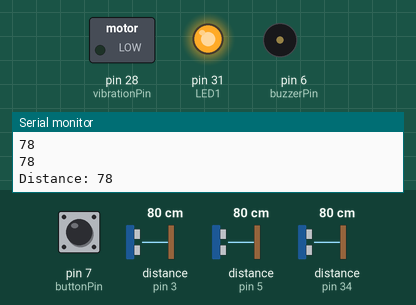
The sketch below on a simulated Arduino Mega 2560, built with avr-gcc and run on an emulated ATmega2560. Shown: switched loads named in the sketch (green lamp = pin HIGH), output pins drawn as LEDs (lit = HIGH), buzzer (waves = sounding, pin HIGH), the last lines printed to the serial monitor. Wiring (inferred from the names in the program): 2 × ultrasonic range finder: trigger pin 2, echo pin 3 / trigger pin 4, echo pin 5. Dashed ring = blinking. The inputs (shaded band) are chosen by the test bench; at power-on: distance to the obstacle (sensors on pin 5, pin 3, pin 34) 80 cm, pin 7 (buttonPin) HIGH. The echo pulse lasts 58.3 µs per cm; pins used as bus, display or sensor lines are not drawn.

Above: at 3.2 s.
3.3 s: distance to the obstacle (sensor on pin 5) set to 2 cm
At 4.1 s:
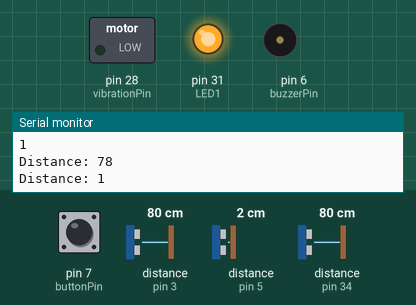
7.4 s: pin 7 (buttonPin) pulled LOW for 1.2 s
At 7.75 s:
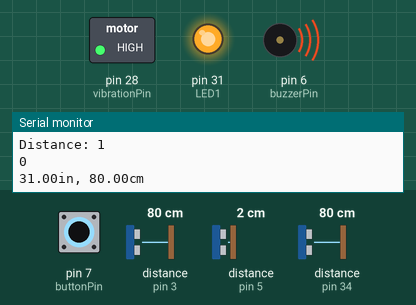
Timing chart, 0 to 16.9 s (numbered marks = the images above; inputs shaded):
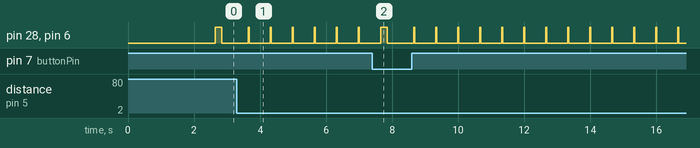

Measured:
- after the input at 3.3 s, pin 28 (vibrationPin), pin 6 (buzzerPin): alternates HIGH for 0.03 s and LOW for 0.64 s, starting after 0.38 s

The sketch:

Main_code.ino
```cpp
// Top Left Sensor Pins
// Input int according to the connections
const int topLeftTrigPin = 2;
const int topLeftEchoPin = 3;

// Top Right Sensor Pins
const int topRightTrigPin = 4;
const int topRightEchoPin = 5;

// Bottom Sensor Pins
const int bottomPin = 34;

//Buzzer Pin
const int buzzerPin = 6;

// Vibration Module Pin
const int vibrationPin = 28;

// Push Button Pin
const int buttonPin = 7;

// LED
const int LED1 = 31;

// Setting up the type of the communication the pin will be doing with Arduino.
void setup() {
  Serial.begin(9600);
  pinMode(topLeftTrigPin, OUTPUT);
  pinMode(topLeftEchoPin, INPUT);
  pinMode(topRightTrigPin, OUTPUT);
  pinMode(topRightEchoPin, INPUT);
  pinMode(buttonPin, INPUT);
  pinMode(vibrationPin, OUTPUT);
  pinMode(buzzerPin, OUTPUT);
  pinMode(LED1, OUTPUT);
  digitalWrite(LED1, HIGH);

  Serial.println("Welcome to the smart walking stick user interface. ");
  Serial.println("Hope you liked the musical greeting. ");
  delay(2000);
}

void loop() {

boolean isActive = true;
int buttonState = 1;

  int topLeftDistance = ultrasonicDistance(topLeftTrigPin, topLeftEchoPin);
  int topRightDistance = ultrasonicDistance(topRightTrigPin, topRightEchoPin);

  double bottomDistance;
  buttonState = digitalRead(buttonPin);
  Serial.println(buttonState);
  if(buttonState == LOW) {
    isActive = false;
    bottomDistance = pushButtonSensor();
    feedbackLower(bottomDistance);
  }

  if((topLeftDistance <= 100 || topRightDistance <= 100) && isActive) {
    // add audio file functionality
    feedbackUpper(topLeftDistance, topRightDistance);
  }
}

// Takes ints for the pin numbers of the echo pin and trig pin. Calculates
// the distance of the object from the sensor every 1 second and prints out
// the distance to the serial monitor. Returns the distance.
int ultrasonicDistance(int trigPin, int echoPin) {
  long duration;
  int distance;

  digitalWrite(trigPin, LOW);
  delayMicroseconds(2);
// Sets the trigPin on HIGH state for 10 micro seconds
  digitalWrite(trigPin, HIGH);
  delayMicroseconds(10);
  digitalWrite(trigPin, LOW);
// Reads the echoPin, returns the sound wave travel time in microseconds
  duration = pulseIn(echoPin, HIGH);
// Calculating the distance
  distance= duration*0.034/2;
  Serial.print("Distance: ");
  Serial.println(distance);
  delay(300);
  return distance;
}

void feedbackLower(double bottomDistance) {
  if(bottomDistance <= 20) {
    digitalWrite(buzzerPin, HIGH);
    digitalWrite(vibrationPin, HIGH);
    delay(30);
    digitalWrite(vibrationPin, LOW);
    digitalWrite(buzzerPin, LOW);
    delay(30);
  }
  else if(bottomDistance <= 50) {
    digitalWrite(buzzerPin, HIGH);
    digitalWrite(vibrationPin, HIGH);
    delay(70);
    digitalWrite(vibrationPin, LOW);
    digitalWrite(buzzerPin, LOW);
    delay(70);
  }
  else if(bottomDistance <= 70) {
    digitalWrite(buzzerPin, HIGH);
    digitalWrite(vibrationPin, HIGH);
    delay(100);
    digitalWrite(vibrationPin, LOW);
    digitalWrite(buzzerPin, LOW);
    delay(100);
  }
  else if(bottomDistance <= 100) {
    digitalWrite(buzzerPin, HIGH);
    digitalWrite(vibrationPin, HIGH);
    delay(200);
    digitalWrite(vibrationPin, LOW);
    digitalWrite(buzzerPin, LOW);
    delay(200);
  } else {
    digitalWrite(buzzerPin, LOW);
    digitalWrite(vibrationPin, LOW);
  }
}

//
void feedbackUpper(int topLeftDistance, int topRightDistance) {
  Serial.println(topLeftDistance);
  Serial.println(topRightDistance);
  if(topLeftDistance <= 30 || topRightDistance <= 30) {
    digitalWrite(buzzerPin, HIGH);
    digitalWrite(vibrationPin, HIGH);
    delay(30);
    digitalWrite(vibrationPin, LOW);
    digitalWrite(buzzerPin, LOW);
    delay(30);
  }
  else if(topLeftDistance <= 55 || topRightDistance <= 55) {
    digitalWrite(buzzerPin, HIGH);
    digitalWrite(vibrationPin, HIGH);
    delay(70);
    digitalWrite(vibrationPin, LOW);
    digitalWrite(buzzerPin, LOW);
    delay(70);
  }
  else if(topLeftDistance <= 70 || topRightDistance <= 70) {
    digitalWrite(buzzerPin, HIGH);
    digitalWrite(vibrationPin, HIGH);
    delay(100);
    digitalWrite(vibrationPin, LOW);
    digitalWrite(buzzerPin, LOW);
    delay(100);
  }
  else if(topLeftDistance <= 85 || topRightDistance <= 85){
    digitalWrite(buzzerPin, HIGH);
    digitalWrite(vibrationPin, HIGH);
    delay(200);
    digitalWrite(vibrationPin, LOW);
    digitalWrite(buzzerPin, LOW);
    delay(200);
  }
    else if(topLeftDistance <= 100 || topRightDistance <= 100) {
    digitalWrite(buzzerPin, HIGH);
    digitalWrite(vibrationPin, HIGH);
    delay(300);
    digitalWrite(vibrationPin, LOW);
    digitalWrite(buzzerPin, LOW);
    delay(300);
  } else {
    digitalWrite(buzzerPin, LOW);
    digitalWrite(vibrationPin, LOW);
  }
}

double pushButtonSensor() {
  double duration, inches, cm;
  pinMode(bottomPin, OUTPUT);
  digitalWrite(bottomPin, LOW);
  delayMicroseconds(2);
  digitalWrite(bottomPin, HIGH);
  delayMicroseconds(5);
  digitalWrite(bottomPin, LOW);

  pinMode(bottomPin, INPUT);
  duration = pulseIn(bottomPin, HIGH);

  inches = microsecondsToInches(duration);
  cm = microsecondsToCentimeters(duration);
  Serial.print(inches);
  Serial.print("in, ");
  Serial.print(cm);
  Serial.print("cm");
  Serial.println();

  return cm;
}

double microsecondsToInches(long microseconds) {
  return microseconds / 74 / 2;
}

double microsecondsToCentimeters(long microseconds) {
  return microseconds / 29 / 2;
}
```
